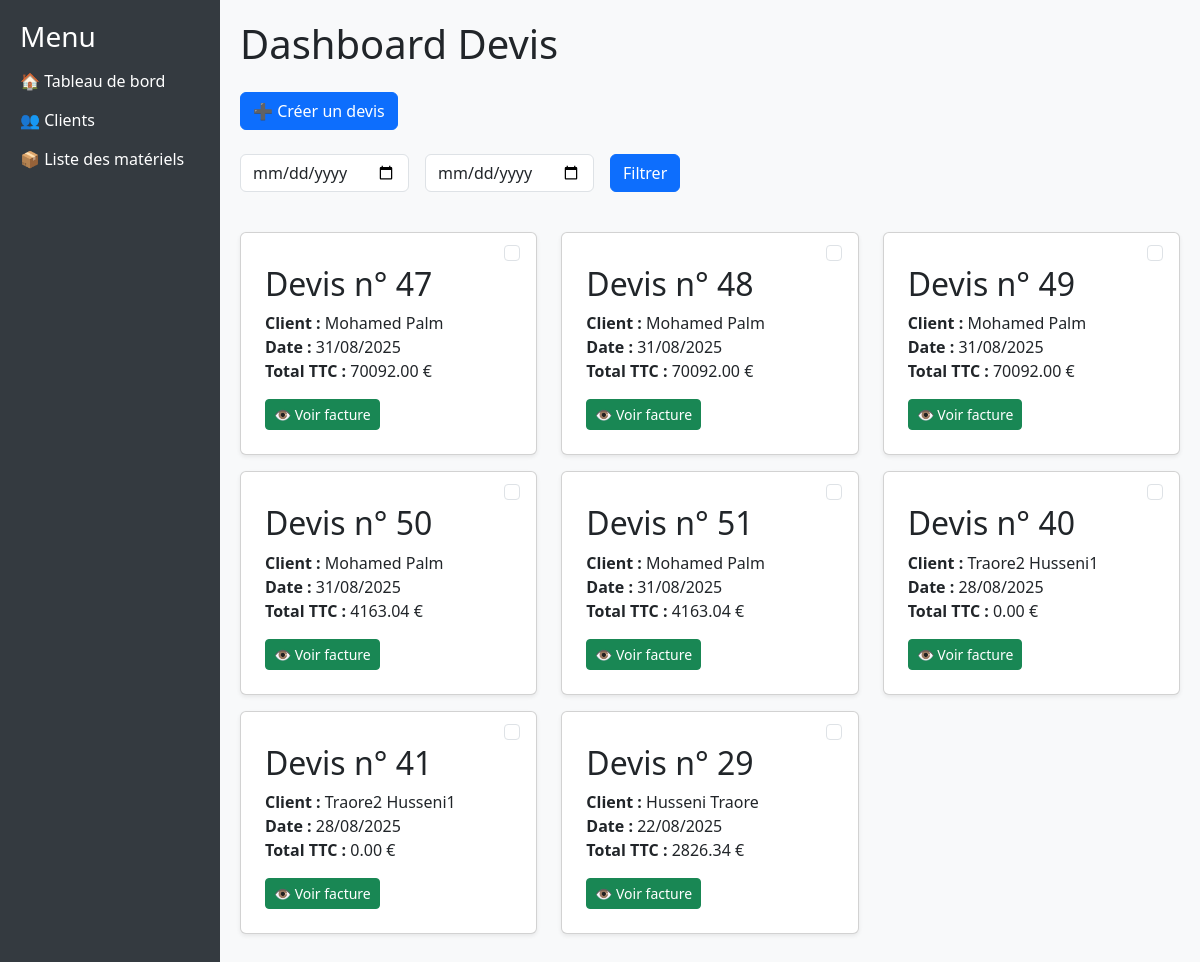
Before: / with the older database file.
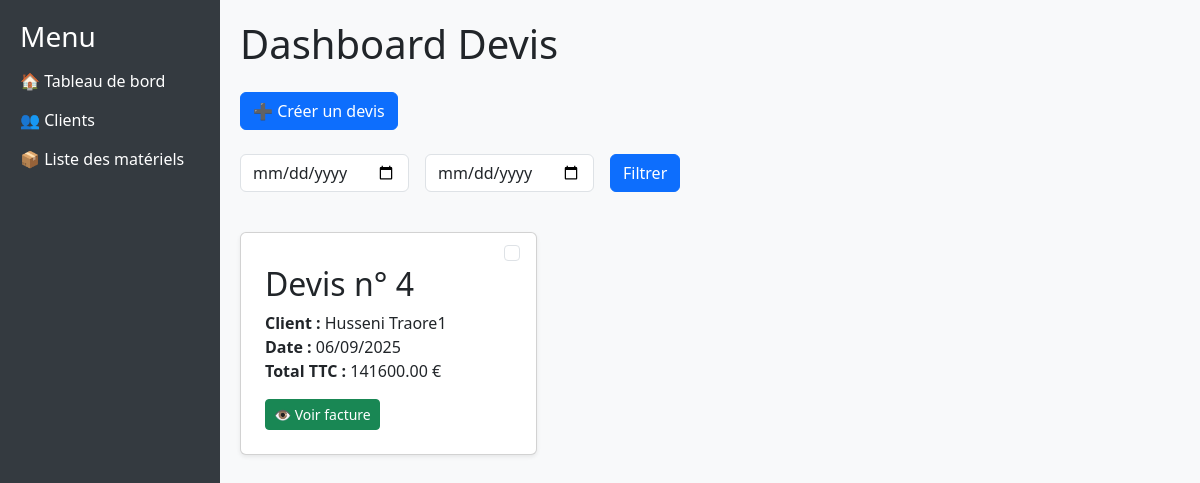
After: the same page with the newer database file.
### devis_app/models.py (models this page shows, shortened)
class Devis(models.Model):
    numero_devis = models.CharField(max_length=20, unique=True, blank=True)
    date_emission = models.DateField(default=now)
    date_validite = models.DateField(default=default_date_validite)
    date_proforma = models.DateField(default=now)
    regime_vente = models.CharField(max_length=10, default="TTC")
    detail_proposition = models.TextField(default='', null=True, blank=True)
    slug = models.SlugField(max_length=100, unique=True, blank=True)
    total_ht = models.DecimalField(max_digits=12, decimal_places=2, default=Decimal('0.00'))
    total_remise = models.DecimalField(max_digits=12, decimal_places=2, default=Decimal('0.00'))
    total_ht_remise = models.DecimalField(max_digits=12, decimal_places=2, default=Decimal('0.00'))
    tva = models.DecimalField(max_digits=5, decimal_places=2, default=Decimal('18.00'))
    total_ttc = models.DecimalField(max_digits=12, decimal_places=2, default=Decimal('0.00'))
    total_ttc_lettres = models.CharField(max_length=255, blank=True, default='')
    qr_code = models.ImageField(upload_to='qrcodes/', blank=True, null=True)
    client = models.ForeignKey('Client', on_delete=models.SET_NULL, null=True, blank=True, related_name="devis")

class Client(models.Model):
    nom = models.CharField(max_length=100)
    prenom = models.CharField(max_length=100)
    email = models.EmailField()
    telephone = models.CharField(max_length=20, blank=True, null=True)
    adresse = models.CharField(max_length=255, blank=True, null=True)
    date_creation = models.DateTimeField(auto_now_add=True)
    slug = models.SlugField(unique=True, blank=True)
    def __str__(self):
        return f"{self.prenom} {self.nom}"

### devis_app/views.py (the view)
# urls.py: path('', views.dashboard, name='dashboard'),
def dashboard(request):
    date_debut = request.GET.get('date_debut')
    date_fin = request.GET.get('date_fin')
    devis_list = Devis.objects.all().order_by('-date_emission')
    if date_debut and date_fin:
        devis_list = devis_list.filter(
            date_emission__range=[date_debut, date_fin]
        )
    return render(request, 'dashboard.html', {'devis_list': devis_list})

### devis_app/templates/dashboard.html (shortened to what this page needs)
{% extends "base.html" %}
{% block content %}
<h1 class="mb-4">Dashboard Devis</h1>
<div class="d-flex justify-content-start mb-4 gap-2">
    <a href="{% url 'creer_devis' %}" class="btn btn-primary">➕ Créer un devis</a>
</div>
<form method="get" class="row g-3 mb-4">
    <div class="col-auto">
        <input type="date" name="date_debut" class="form-control" placeholder="Date début">
    </div>
    <div class="col-auto">
        <input type="date" name="date_fin" class="form-control" placeholder="Date fin">
    </div>
    <div class="col-auto">
        <button type="submit" class="btn btn-primary mb-3">Filtrer</button>
    </div>
</form>
<div class="row" id="devisContainer">
    {% for devis in devis_list %}
    <div class="col-md-4 mb-3 devis-card" data-id="{{ devis.id }}">
        <div class="card card-devis shadow-sm position-relative p-2">
            <div class="form-check position-absolute top-0 end-0 m-2">
                <input type="checkbox" name="devis_ids" value="{{ devis.id }}" class="form-check-input check-devis" id="devis{{ devis.id }}">
            </div>
            <div class="card-body mt-2">
                <h2 class="card-title">Devis n° {{ devis.id }}</h2>
                <p class="card-text">
                    <strong>Client :</strong> {{ devis.client }}<br>
                    <strong>Date :</strong> {{ devis.date_emission|date:"d/m/Y" }}<br>
                    <strong>Total TTC :</strong> {{ devis.total_ttc }} €
                </p>
                <a href="{% url 'devis_template'  slug=devis.slug  %}" class="btn btn-success btn-sm">👁 Voir facture</a>
            </div>
        </div>
    </div>
    {% empty %}
    <p>Aucun devis trouvé.</p>
    {% endfor %}
</div>
<div class="position-fixed bottom-0 end-0 p-3" style="z-index: 11">
</div>
{% endblock %}

### devis_app/templates/base.html (shortened to what this page needs)
{% load static %}
<!DOCTYPE html>
<html lang="fr">
    <head>
        <link href="https://cdn.jsdelivr.net/npm/bootstrap@5.3.2/dist/css/bootstrap.min.css" rel="stylesheet" />
        <link href="https://cdn.jsdelivr.net/npm/bootstrap-icons@1.11.1/font/bootstrap-icons.css" rel="stylesheet" />
        <link href="https://cdn.jsdelivr.net/npm/bootstrap@5.3.2/dist/css/bootstrap.min.css" rel="stylesheet">
        <link href="https://cdn.jsdelivr.net/npm/bootstrap-icons@1.11.1/font/bootstrap-icons.css" rel="stylesheet">
    </head>
    <body>
        <div class="sidebar">
            <h3>Menu</h3>
            <ul class="list-unstyled">
                <li><a href="{% url 'dashboard' %}">🏠 Tableau de bord</a></li>
                <li><a href="{% url 'liste_clients' %}">👥 Clients</a></li>
                <li><a href="{% url 'liste_materiels' %}">📦 Liste des matériels</a></li>
            </ul>
        </div>
        <div class="content">
            {% block content %}{% endblock %}
        </div>
    </body>
</html>

### devis_app/templates/base.html (style rules this page uses)
body { display: flex; min-height: 100vh; margin: 0; background-color: #f8f9fa; }
.sidebar { min-width: 220px; max-width: 220px; background-color: #343a40; color: white; padding: 20px; }
.sidebar a { color: white; text-decoration: none; display: block; margin: 15px 0; }
.content { flex: 1; padding: 20px; }

### devis_app/templates/dashboard.html (style rules this page uses)
.card-devis { min-height: 180px; }

Changed rows visible on the page:
removed Devis: id "47", client "Mohamed Palm", date_emission "31/08/2025", total_ttc "70092.00"
removed Devis: id "48", client "Mohamed Palm", date_emission "31/08/2025", total_ttc "70092.00"
removed Devis: id "49", client "Mohamed Palm", date_emission "31/08/2025", total_ttc "70092.00"
removed Devis: id "50", client "Mohamed Palm", date_emission "31/08/2025", total_ttc "4163.04"
removed Devis: id "51", client "Mohamed Palm", date_emission "31/08/2025", total_ttc "4163.04"
removed Devis: id "40", client "Traore2 Husseni1", date_emission "28/08/2025", total_ttc "0.00"
removed Devis: id "41", client "Traore2 Husseni1", date_emission "28/08/2025", total_ttc "0.00"
removed Devis: id "29", client "Husseni Traore", date_emission "22/08/2025", total_ttc "2826.34"
added Devis: id "4", client "Husseni Traore1", date_emission "06/09/2025", total_ttc "141600.00"
